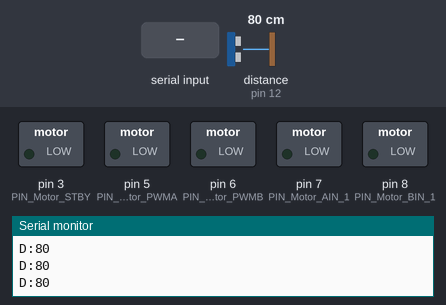
Bench run of a sketch on a simulated Arduino Uno, built with avr-gcc and run on an emulated ATmega328P. Parts: switched loads named in the sketch (green lamp = pin HIGH), the last lines printed to the serial monitor. Wiring (inferred from the names in the program): ultrasonic range finder: trigger pin 13; echo pin 12. The test bench sets the inputs (shaded band); at power-on: distance to the obstacle (sensor on pin 12) 80 cm. The echo pulse lasts 58.3 µs per cm; pins used as bus, display or sensor lines are not drawn.

Above: at 1.2 s.
1.3 s: "F" received over Serial
At 2.5 s:
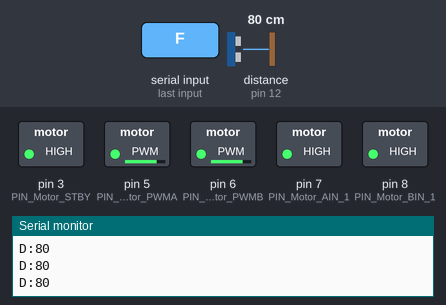
2.8 s: "B" received over Serial
At 3.6 s:
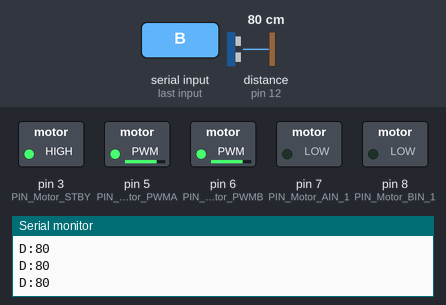
4.3 s: "L" received over Serial
At 4.8 s:
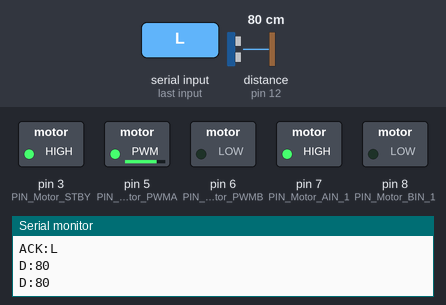
5.8 s: "R" received over Serial
At 7.0 s:
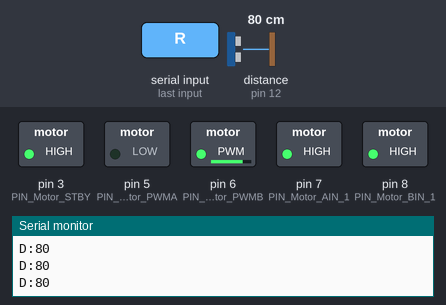
7.3 s: "S" received over Serial
At 8.2 s:
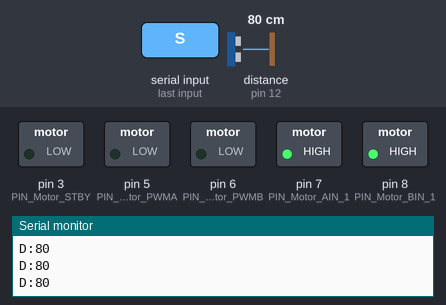
8.8 s: "2" received over Serial
At 9.4 s:
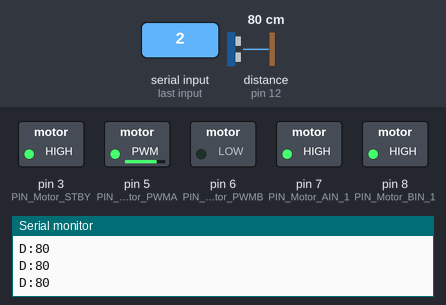
Timing chart, 0 to 11.3 s (numbered marks = the images above; inputs shaded):
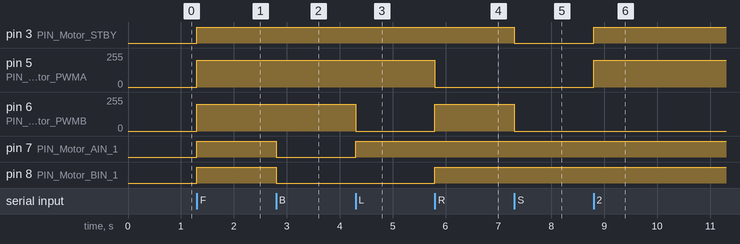

Measured:
- after the input at 1.3 s, pin 3 (PIN_Motor_STBY), pin 7 (PIN_Motor_AIN_1), pin 8 (PIN_Motor_BIN_1): LOW → HIGH at once; pin 5 (PIN_Motor_PWMA), pin 6 (PIN_Motor_PWMB): 0/255 → 200/255 at once
- after the input at 2.8 s, pin 7 (PIN_Motor_AIN_1), pin 8 (PIN_Motor_BIN_1): HIGH → LOW at once
- after the input at 4.3 s, pin 6 (PIN_Motor_PWMB): 200/255 → 0/255 at once; pin 7 (PIN_Motor_AIN_1): LOW → HIGH at once
- after the input at 5.8 s, pin 5 (PIN_Motor_PWMA): 200/255 → 0/255 at once; pin 6 (PIN_Motor_PWMB): 0/255 → 200/255 at once; pin 8 (PIN_Motor_BIN_1): LOW → HIGH at once
- after the input at 7.3 s, pin 3 (PIN_Motor_STBY): HIGH → LOW at once; pin 6 (PIN_Motor_PWMB): 200/255 → 0/255 at once
- after the input at 8.8 s, pin 3 (PIN_Motor_STBY): LOW → HIGH at once; pin 5 (PIN_Motor_PWMA): 0/255 → 200/255 at once

The sketch:

elegoo_tb6612_robot_motors.ino
```cpp
// ELEGOO Smart Robot Car Kit V4.0 - moteur TB6612
// Pins d'origine trouvees dans le code ELEGOO:
// PWMA D5  = moteur A / cote droit
// PWMB D6  = moteur B / cote gauche
// AIN  D7  = direction cote droit
// BIN  D8  = direction cote gauche
// STBY D3  = activation driver
//
// Commandes serie:
// F avancer, B reculer, L gauche, R droite, S stop
// 1 teste cote gauche, 2 teste cote droit, T avance 1.5s puis stop

const int PIN_Motor_PWMA = 5; // Right speed
const int PIN_Motor_PWMB = 6; // Left speed
const int PIN_Motor_AIN_1 = 7; // Right direction
const int PIN_Motor_BIN_1 = 8; // Left direction
const int PIN_Motor_STBY = 3; // Driver enable

const int TRIG = 13;
const int ECHO = 12;

const int MIN_SPEED = 90;
const int MAX_SPEED = 255;
const int SPEED_STEP = 25;
int currentSpeed = 200;
char currentAction = 'S';

unsigned long lastPing = 0;

void setRight(bool forward, int speed) {
  digitalWrite(PIN_Motor_STBY, HIGH);
  digitalWrite(PIN_Motor_AIN_1, forward ? HIGH : LOW);
  analogWrite(PIN_Motor_PWMA, speed);
}

void setLeft(bool forward, int speed) {
  digitalWrite(PIN_Motor_STBY, HIGH);
  digitalWrite(PIN_Motor_BIN_1, forward ? HIGH : LOW);
  analogWrite(PIN_Motor_PWMB, speed);
}

void stopMotors() {
  currentAction = 'S';
  analogWrite(PIN_Motor_PWMA, 0);
  analogWrite(PIN_Motor_PWMB, 0);
  digitalWrite(PIN_Motor_STBY, LOW);
}

void forward() {
  currentAction = 'F';
  setRight(true, currentSpeed);
  setLeft(true, currentSpeed);
}

void backward() {
  currentAction = 'B';
  setRight(false, currentSpeed);
  setLeft(false, currentSpeed);
}

void turnLeft() {
  currentAction = 'L';
  setRight(true, currentSpeed);
  analogWrite(PIN_Motor_PWMB, 0);
}

void turnRight() {
  currentAction = 'R';
  setLeft(true, currentSpeed);
  analogWrite(PIN_Motor_PWMA, 0);
}

void applyCurrentAction() {
  switch (currentAction) {
    case 'F': forward(); break;
    case 'B': backward(); break;
    case 'L': turnLeft(); break;
    case 'R': turnRight(); break;
    default: break;
  }
}

void changeSpeed(int delta) {
  currentSpeed += delta;
  if (currentSpeed < MIN_SPEED) currentSpeed = MIN_SPEED;
  if (currentSpeed > MAX_SPEED) currentSpeed = MAX_SPEED;
  Serial.print("SPEED:");
  Serial.println(currentSpeed);
  applyCurrentAction();
}

void testForward() {
  Serial.println("ACK:T");
  forward();
  delay(1500);
  stopMotors();
}

long readDistanceCm() {
  digitalWrite(TRIG, LOW);
  delayMicroseconds(2);
  digitalWrite(TRIG, HIGH);
  delayMicroseconds(10);
  digitalWrite(TRIG, LOW);
  long dur = pulseIn(ECHO, HIGH, 30000);
  if (dur == 0) return -1;
  return dur / 58;
}

void setup() {
  pinMode(PIN_Motor_PWMA, OUTPUT);
  pinMode(PIN_Motor_PWMB, OUTPUT);
  pinMode(PIN_Motor_AIN_1, OUTPUT);
  pinMode(PIN_Motor_BIN_1, OUTPUT);
  pinMode(PIN_Motor_STBY, OUTPUT);
  pinMode(TRIG, OUTPUT);
  pinMode(ECHO, INPUT);

  Serial.begin(9600);
  stopMotors();
  Serial.println("READY:elegoo_tb6612_robot_motors");
}

void loop() {
  while (Serial.available()) {
    char c = Serial.read();
    if (c >= 'a' && c <= 'z') c -= 32;

    switch (c) {
      case 'F': Serial.println("ACK:F"); forward(); break;
      case 'B': Serial.println("ACK:B"); backward(); break;
      case 'L': Serial.println("ACK:L"); turnLeft(); break;
      case 'R': Serial.println("ACK:R"); turnRight(); break;
      case 'S': Serial.println("ACK:S"); stopMotors(); break;
      case '+': Serial.println("ACK:+"); changeSpeed(SPEED_STEP); break;
      case '-': Serial.println("ACK:-"); changeSpeed(-SPEED_STEP); break;
      case 'T': testForward(); break;
      case '1': Serial.println("ACK:1 LEFT"); currentAction = 'L'; setLeft(true, currentSpeed); analogWrite(PIN_Motor_PWMA, 0); break;
      case '2': Serial.println("ACK:2 RIGHT"); currentAction = 'R'; setRight(true, currentSpeed); analogWrite(PIN_Motor_PWMB, 0); break;
      default: break;
    }
  }

  if (millis() - lastPing > 200) {
    lastPing = millis();
    long d = readDistanceCm();
    if (d > 0) {
      Serial.print("D:");
      Serial.println(d);
    }
  }
}
```
